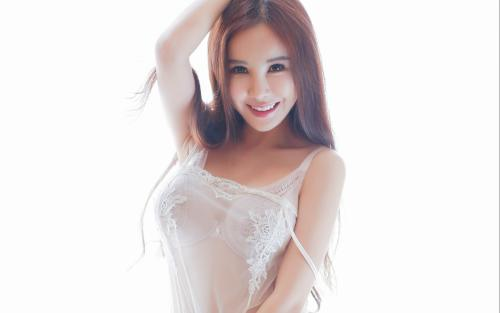
#> input picture images/2.jpg, 500 x 313 px
$ python 4-imageOperation.py
#> lines starting #> are read from the running program, lines starting #| are printed output that depends on the picture; after the words box and inside, x2 and y2 are one past the last pixel; in counts of white or black regions, pixels touching at a corner belong together
import cv2
import numpy as np
import matplotlib.pyplot as plt

img = cv2.imread('./images/2.jpg', cv2.IMREAD_COLOR)
#> img is the input picture: shape (313, 500, 3); mean B, G, R 223, 223.2, 230.2

#像素点
img[55,55] = [255,255,255]
#> img: shape (313, 500, 3); under 0.01% of pixels changed, all inside (x1, y1, x2, y2) = (55, 55, 56, 56)
px = img[55,55]
#> px = [255, 255, 255]

#reigon
roi = img [100:150,100:150]
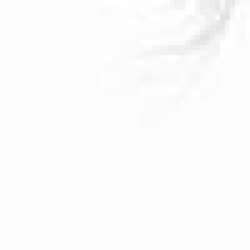
#> roi: shape (50, 50, 3) (shown 5 times larger); min 225, max 255, mean 252.3

watch_face = img[100:250,100:250]
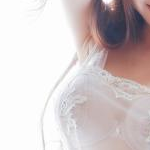
#> watch_face: shape (150, 150, 3); mean B, G, R 202.1, 201.4, 211.1
img[0:150, 0:150] = watch_face
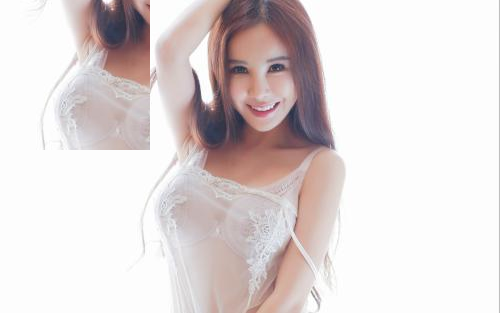
#> img: shape (313, 500, 3); mean B, G, R 215.8, 215.9, 224.2

cv2.imshow('image',img)
cv2.waitKey(0)
cv2.destroyAllWindows()

$ run again, with images/3.jpg copied over images/2.jpg
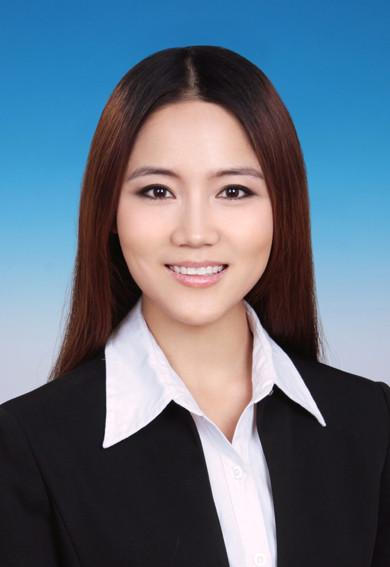
#> input picture images/3.jpg, 390 x 567 px
#> img is the input picture: shape (567, 390, 3); mean B, G, R 126.4, 110.3, 96.4
#> px = [255, 255, 255]
#> `watch_face = img[100:250,100:250]`:
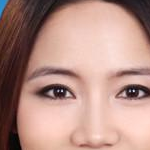
#> watch_face: shape (150, 150, 3); mean B, G, R 133.5, 143.2, 180.9
#> `img[0:150, 0:150] = watch_face`:
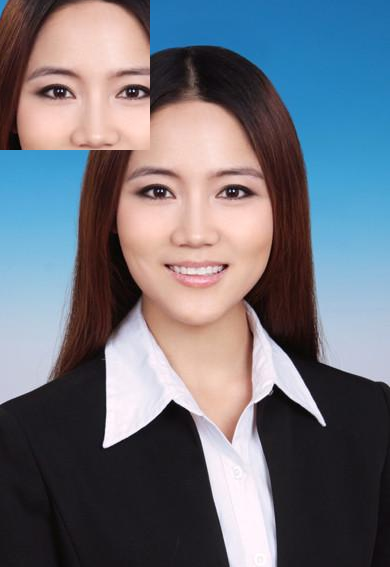
#> img: shape (567, 390, 3); mean B, G, R 122.9, 112.9, 110

$ run again, with images/4.png saved as images/2.jpg
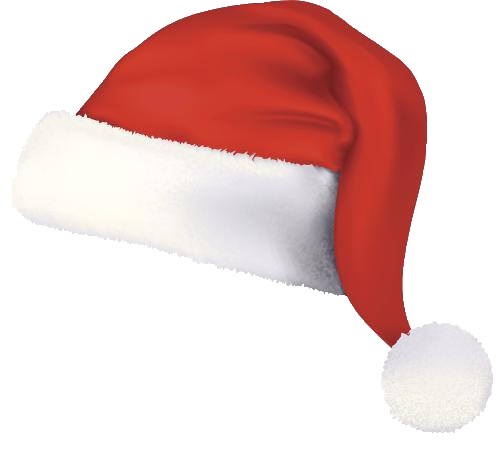
#> input picture images/4.png, 500 x 455 px
#> img is the input picture: shape (455, 500, 3); mean B, G, R 200.1, 202.4, 234
#> px = [255, 255, 255]
#> `watch_face = img[100:250,100:250]`:
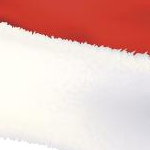
#> watch_face: shape (150, 150, 3); mean B, G, R 186.2, 191.7, 232.2
#> `img[0:150, 0:150] = watch_face`:
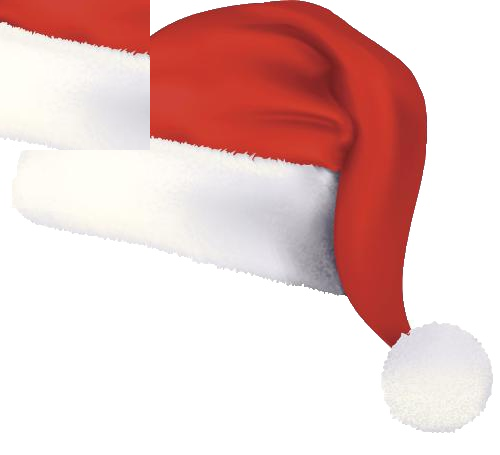
#> img: shape (455, 500, 3); 9.8% of pixels changed, all inside (x1, y1, x2, y2) = (0, 0, 150, 150)
